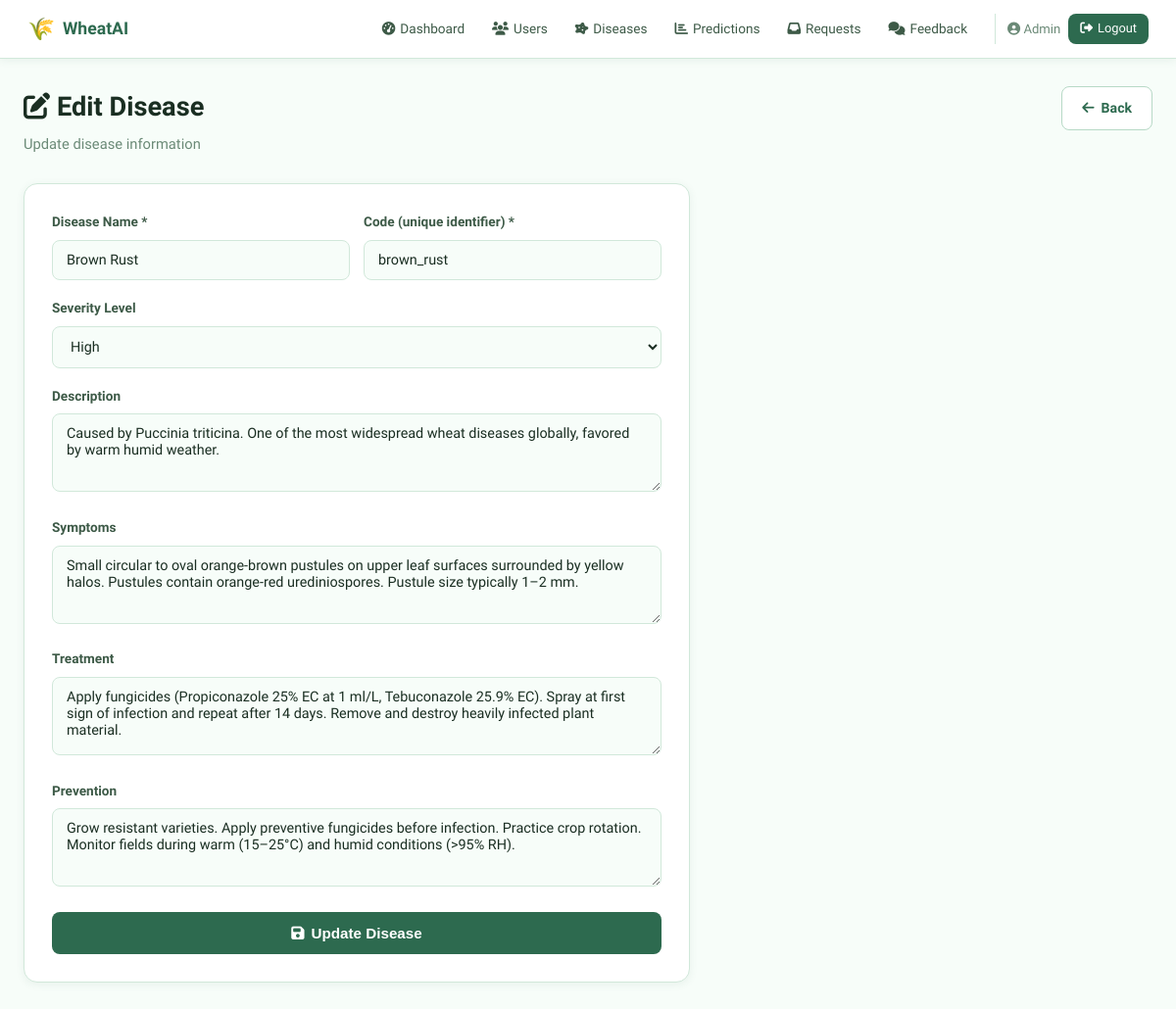
The page /admin/diseases/edit/1 (signed in) on the database its author committed.
### tables this page shows
CREATE TABLE diseases (
        id INTEGER PRIMARY KEY AUTOINCREMENT,
        name TEXT UNIQUE NOT NULL, code TEXT UNIQUE NOT NULL,
        symptoms TEXT, treatment TEXT, prevention TEXT,
        severity TEXT DEFAULT 'Medium', description TEXT
    );

### app.py (the view, shortened to what this page needs)
@app.route("/admin/diseases/edit/<int:did>", methods=["GET","POST"])
@admin_required
def admin_edit_disease(did):
    conn = get_db(); disease = conn.execute("SELECT * FROM diseases WHERE id=?",(did,)).fetchone()
    conn.close()
    return render_template("admin/disease_form.html", disease=dict(disease) if disease else None)

### app.py (called while the page is built)
def get_db():
    conn = sqlite3.connect(DB_PATH)
    conn.row_factory = sqlite3.Row
    return conn

def admin_required(f):
    @wraps(f)
    def decorated(*a, **kw):
        if "user_id" not in session or session.get("role") != "admin":
            flash("Admin access required.", "error"); return redirect(url_for("dashboard"))
        return f(*a, **kw)
    return decorated

### templates/admin/disease_form.html (shortened to what this page needs)
{% extends "base.html" %}
{% block content %}
<div class="page-header">
  <div>
    <h1><i class="fas fa-{{ 'edit' if disease else 'plus' }}"></i> {{ 'Edit' if disease else 'Add New' }} Disease</h1>
    <p class="page-sub">{{ 'Update disease information' if disease else 'Add a new disease to the database' }}</p>
  </div>
  <a href="{{ url_for('admin_diseases') }}" class="btn-secondary"><i class="fas fa-arrow-left"></i> Back</a>
</div>
<div class="form-page-layout">
  <div class="form-card">
    <form method="POST">
      <div class="form-row">
        <div class="form-group">
          <label>Disease Name *</label>
          <input type="text" name="name" value="{{ disease.name if disease else '' }}" placeholder="e.g. Brown Rust" required/>
        </div>
        <div class="form-group">
          <label>Code (unique identifier) *</label>
          <input type="text" name="code" value="{{ disease.code if disease else '' }}" placeholder="e.g. brown_rust" {% if disease %}readonly{% endif %} required/>
        </div>
      </div>
      <div class="form-group">
        <label>Severity Level</label>
        <select name="severity">
          {% for s in ['None','Low','Medium','High','Very High'] %}
          <option value="{{ s }}" {% if disease and disease.severity == s %}selected{% endif %}>{{ s }}</option>
          {% endfor %}
        </select>
      </div>
      <div class="form-group">
        <label>Description</label>
        <textarea name="description" rows="2" placeholder="Brief overview of the disease...">{{ disease.description if disease else '' }}</textarea>
      </div>
      <div class="form-group">
        <label>Symptoms</label>
        <textarea name="symptoms" rows="3" placeholder="Visual symptoms that help identify this disease...">{{ disease.symptoms if disease else '' }}</textarea>
      </div>
      <div class="form-group">
        <label>Treatment</label>
        <textarea name="treatment" rows="3" placeholder="Recommended treatment steps and fungicides...">{{ disease.treatment if disease else '' }}</textarea>
      </div>
      <div class="form-group">
        <label>Prevention</label>
        <textarea name="prevention" rows="3" placeholder="Prevention methods and best practices...">{{ disease.prevention if disease else '' }}</textarea>
      </div>
      <button type="submit" class="btn-submit">
        <i class="fas fa-save"></i> {{ 'Update Disease' if disease else 'Add Disease' }}
      </button>
    </form>
  </div>
</div>
{% endblock %}

### static/css/style.css (style rules this page uses)
:root { --green-900: #1b4332; --green-800: #2d6a4f; --green-700: #40916c; --green-600: #52b788; --green-400: #74c69d; --green-100: #d8f3dc; --green-50: #f0faf4; --amber: #f4a261; --amber-dark:#e76f51; --red: #e63946; --blue: #2196f3; --yellow: #ffd166; --bg: #f7fdf9; --surface: #ffffff; --border: #d1e8da; --border-2: #b7d9c6; --text: #1a2e22; --text-2: #3d5a47; --text-3: #6b8a77; --shadow-sm: 0 2px 8px rgba(45,106,79,.08); --shadow-md: 0 4px 20px rgba(45,106,79,.12); --shadow-lg: 0 8px 40px rgba(45,106,79,.18); --radius: 14px; --radius-sm: 8px; --radius-lg: 22px; --font: 'Sora', sans-serif; --mono: 'Space Mono', monospace; }
*, *::before, *::after { box-sizing: border-box; margin: 0; padding: 0; }
html { scroll-behavior: smooth; }
body { font-family: var(--font); background: var(--bg); color: var(--text); line-height: 1.6; }
a { text-decoration: none; color: var(--green-700); }
textarea, input, select { font-family: var(--font); }
.page-header { display: flex; align-items: flex-start; justify-content: space-between; flex-wrap: wrap; gap: 14px; margin-bottom: 28px; }
.page-header h1 { font-size: 1.7rem; font-weight: 700; color: var(--text); }
.page-sub { color: var(--text-3); font-size: .92rem; margin-top: 4px; }
.btn-primary, .btn-secondary, .btn-submit, .btn-detect { display: inline-flex; align-items: center; gap: 7px; padding: 10px 20px; border-radius: var(--radius-sm); font-size: .88rem; font-weight: 600; cursor: pointer; border: none; transition: all .2s; }
.btn-secondary { background: var(--surface); color: var(--green-800); border: 1.5px solid var(--border-2); }
.btn-submit { background: var(--green-800); color: white; width: 100%; justify-content: center; padding: 13px; font-size: .95rem; border-radius: var(--radius-sm); }
.form-group { margin-bottom: 18px; }
.form-group label { display: flex; align-items: center; gap: 6px; font-size: .85rem; font-weight: 600; color: var(--text-2); margin-bottom: 7px; }
.form-group input, .form-group textarea, .form-group select { width: 100%; padding: 11px 14px; border: 1.5px solid var(--border); border-radius: var(--radius-sm); font-size: .9rem; background: var(--bg); color: var(--text); transition: border-color .2s, box-shadow .2s; outline: none; }
.form-group textarea { resize: vertical; min-height: 80px; }
.form-row { display: grid; grid-template-columns: 1fr 1fr; gap: 14px; }
.form-page-layout { max-width: 680px; }
.form-card { background: var(--surface); border: 1.5px solid var(--border); border-radius: var(--radius); padding: 28px; box-shadow: var(--shadow-sm); }

### rows shown on the page
diseases: name "Brown Rust", code "brown_rust", severity "High", description "Caused by Puccinia triticina. One of the most widespread wheat diseases globally, favored by warm humid weather.", symptoms "Small circular to oval orange-brown pustules on upper leaf surfaces surrounded by yellow halos. Pustules contain orange-red urediniospores. Pustule size typically 1–2 mm.", treatment "Apply fungicides (Propiconazole 25% EC at 1 ml/L, Tebuconazole 25.9% EC). Spray at first sign of infection and repeat after 14 days. Remove and destroy heavily infected plant material.", prevention "Grow resistant varieties. Apply preventive fungicides before infection. Practice crop rotation. Monitor fields during warm (15–25°C) and humid conditions (>95% RH)."

### other values the page prints
{{ session.name }} "Admin"
{{ 'Edit' if disease else 'Add New' }} "Edit"
{{ 'Update Disease' if disease else 'Add Disease' }} "Update Disease"
